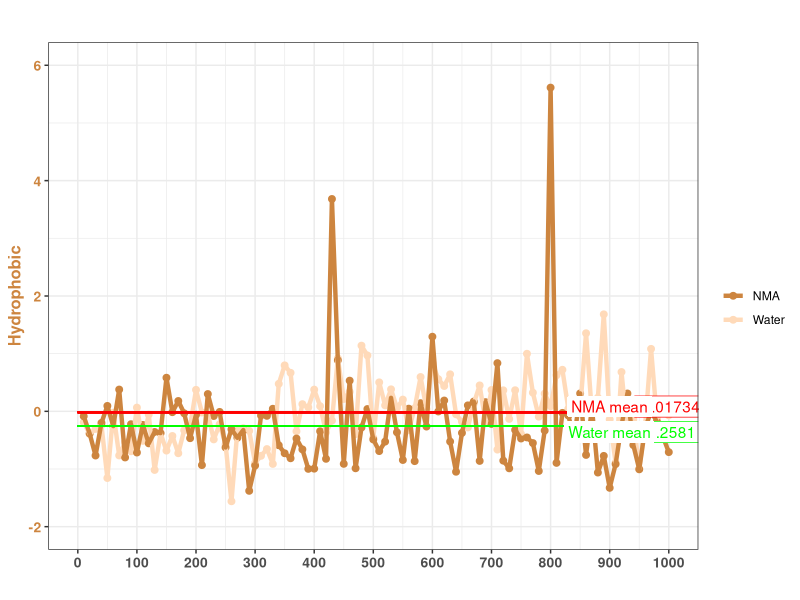
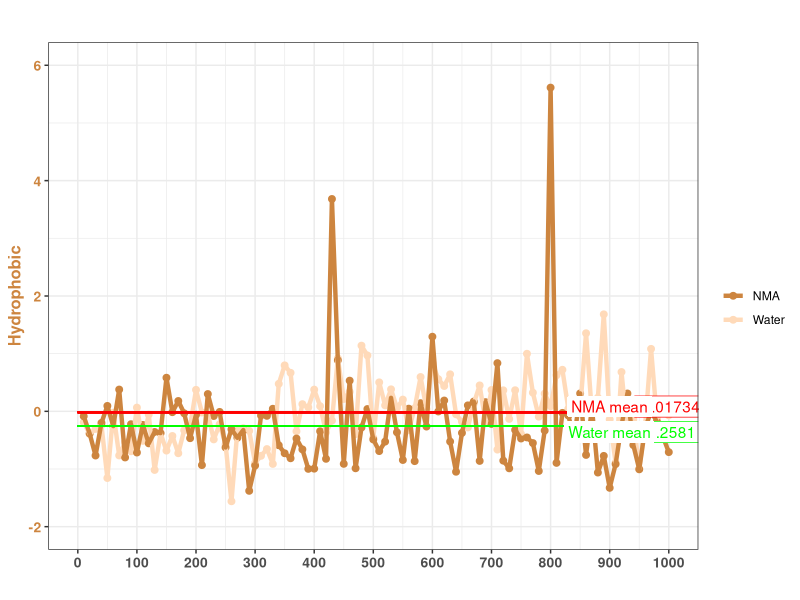

These figures' R source, in order:
# R作图
library(ggplot2)
#options(repr.plot.width=20, repr.plot.height=6)

# Import data
rmsf<-read.table("./triad-nma.csv")
rmsf2<-read.table("./triad-water.csv")
name<-c("NMA")
name2<-c("Water")

namemean1<-c("NMA mean")
namemean2<-c("Water mean")

# Define x and y
x<-seq(1,length(rmsf[,12]))
y<-cbind(rmsf[,12])

x2<-seq(1,length(rmsf2[,12]))
y2<-cbind(rmsf2[,12])

# Draw Lines
ggplot()+
geom_point(data=rmsf,aes(x,y,color="peru"),    size=2.0)  + 
geom_point(data=rmsf2,aes(x2,y2,color="peachpuff"), size=2.0)  + 
geom_line(data=rmsf,aes(x,y,color="peru"),    size=1.5)  + 
geom_line(data=rmsf2,aes(x2,y2,color="peachpuff"), size=1.5)  + 

# mean line
geom_segment(data =rmsf,aes(x=0,xend =100,y=mean(y),yend=mean(y)), color="red")+
geom_segment(data =rmsf2,aes(x=0,xend =100,y=mean(y2),yend=mean(y2)), color="green")+
geom_label(color="red",aes(x=100, y=mean(y)+0.1,label=signif(mean(y), digits = 4), fontface="plain", family="sans")) +
geom_label(color="green",aes(x=100, y=mean(y2)-0.1, label=signif(mean(y2), digits = 4), fontface="plain", family="sans")) +
geom_label(label.size=0,aes(x=90, y=mean(y)+0.1,label=namemean1, fontface="plain", family="sans"), color="red") +
geom_label(label.size=0,aes(x=90, y=mean(y2)-0.1, label=namemean2, fontface="plain", family="sans"), color="green") +

# labs title
labs(title="",x="",y="Hydrophobic") +

# legend
scale_color_manual(name="",values=c("peru","peachpuff"),label=c(name,name2)) +

#scale
scale_y_continuous(limits=c(-2,6),breaks=seq(-2,6,2),label=seq(-2,6,2))  +
scale_x_continuous(limits=c(0,100),breaks=seq(0,100,10),label=seq(0,1000,100)) +
theme_bw() +

# theme
theme(
plot.title=element_text(hjust=0.5,size=20),
axis.title.x=element_text(size=12,face="bold"),
axis.title.y=element_text(size=12,face="bold",color="peru"),
axis.text.x=element_text(size=10,face="bold"),
axis.text.y=element_text(size=10,face="bold",color="peru")
) 


# Save png
ggsave("./Hydrophobic.png",width=18,height=6,dpi=300)

# check whether the unwanted file exists and remove it
file.exists("Rplots.pdf")
file.remove("Rplots.pdf")
